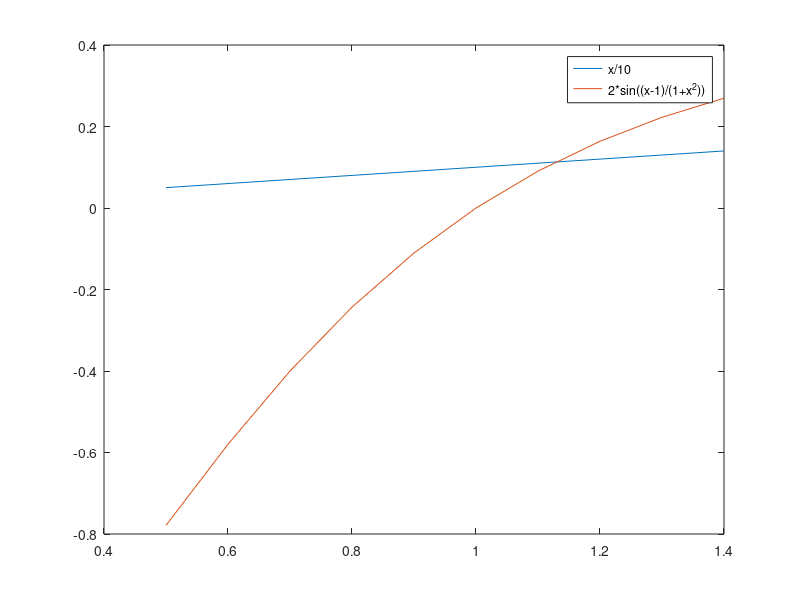
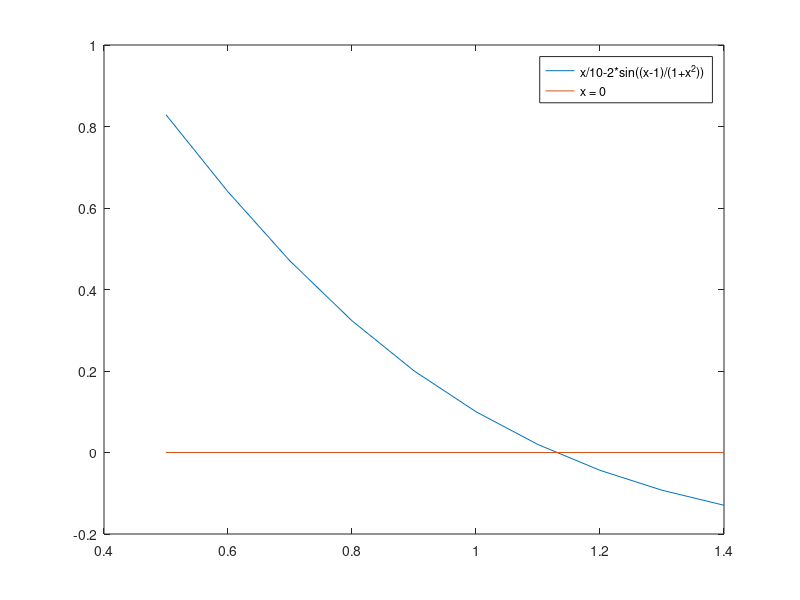

These charts were generated, in order, by the following MATLAB code:
%% Viikko 11 tehtävät
% * Harjoitus 2 perustehtävät
% * Arno Törö
% 

%% Tehtävä 1
clc;clear;close all
% funktion ja sen derivaatan määritys
f = @(x) 5.*exp(-0.1.*x);
df = @(x) -0.5.*exp(-0.1.*x);

x = -4:0.1:4;
% funktion piirtäminen
plot(x, f(x)); axis equal

a = 2; % valittiin a:n arvoksi 2
h = 0.01;
% numeerinen derivaatta kolmella eri tyylillä
% eteenpäin
eteenF = (f(a+h)-f(a))/h

% taaksepäin
taakseF = (f(a)-f(a-h))/h

% keskeisdifferenssi
keskiF = (f(a+h)-f(a-h))/(2*h)

% tangentin piirto
xx = -1:0.1:5;
tg = @(x) f(a) + df(a)*(x-a); % tangentin yhtälö
hold on
plot(a, f(a),'*',a+h,f(a+h),'*'); % pisteet a ja a+h
plot(xx, tg(xx)) % tangentin piirto

% 3 eri differenssimenetelmällä saadut vastaukset ovat
% järkeviä likiarvoja, sillä kuvaajasta tarkistamalla x:n
% muutosnopeus on samaa luokkaa yhtä yksikköä kohden.

%% Tehtävä 2
clc;clear;close all

f = @(x,y) -x.^2+2.*y.^2; % funktion määrittely
[X,Y] = meshgrid(-4:0.1:4); % alueen alustaminen piirtoa varten
Z = f(X,Y); % lasketaan z-koordinaatit funktiosta

figure(1);
surf(X,Y,Z); shading interp; % pinnan piirto

xlabel('x'); ylabel('y');zlabel('f(x,y)'); % akseleiden nimeäminen

x0 = [2,-3.2]'; % derivaatan piste
h = 0.05;

v = [-1 2]'; % suuntavektori
v0 = v/norm(v); % normeeraus

f1 = @(x) f(x(1),x(2)); % laskentaa varten

fv = (f1(x0)-f1(x0-(h*v0)))/h % derivaatta x0 pisteessä
% vektorin v suuntaan taaksepäin laskettuna

hold on;
view(-69,9)

% vektorin piirto
quiver3(x0(1),x0(2),f1(x0),v0(1),v0(2),fv,LineWidth=2);
legend('Pinta','Vektori'); 
hold off;

% derivaatan arvo kuulostaa järkevältä, sillä piirretty vektori siirtyy oikeaan
% suuntaan ja näyttää laskevan sopivan jyrkästi derivaatan arvoon
% verrattuna
%% Tehtävä 2b
clc;clear
f = @(x,y,z) sin(x*y*z)+log(x*y); % funktion määrittely
 
x0 = [1 1 2]';
h = 0.05;

% osittaiderivaatat likiarvoittain
dfx = (f(x0(1)+h,x0(2),x0(3))-f(x0(1),x0(2),x0(3)))/h
dfy = (f(x0(1),x0(2)+h,x0(3))-f(x0(1),x0(2),x0(3)))/h
dfz = (f(x0(1),x0(2),x0(3)+h)-f(x0(1),x0(2),x0(3)))/h

% derivaatta-lausekkeiden määrittely
tdfx = @(x,y,z) y*z*cos(x*y*z) + 1/x;
tdfy = @(x,y,z) x*z*cos(x*y*z) + 1/y;
tdfz = @(x,y,z) x*y*cos(x*y*z);

% tarkat derivaatat
tarkkaDX = tdfx(x0(1),x0(2),x0(3))
tarkkaDY = tdfy(x0(1),x0(2),x0(3))
tarkkaDZ = tdfz(x0(1),x0(2),x0(3))

% likiarvojen eroavuus tarkoista prosentteina
prosenttiX = ((tarkkaDX-dfx)/tarkkaDX)*100 % tarkka arvo on noin 68% suurempi kuin liki
prosenttiY = ((tarkkaDY-dfy)/tarkkaDY)*100 % tarkka arvo on noin 68% suurempi kuin liki
prosenttiZ = ((tarkkaDZ-dfz)/tarkkaDZ)*100 % tarkka arvo on noin 5% pienempi kuin liki

%% Tehtävä 3
clc;clear;close all

f = @(x) x/10;
g = @(x) 2*sin((x-1)./(1+x.^2));
x = 0.5:0.1:1.4;

% a.) kohta
figure(1);
plot(x,f(x));
hold on
plot(x,g(x));
legend('x/10','2*sin((x-1)/(1+x^2))');
% kuvaajasta katsomalla saadaan yhdeksi ratkaisuksi noin x = 1.13

% b.) kohta
f0 = @(x) x/10-2*sin((x-1)./(1+x.^2)); % f(x)=0 funktion määrittely
figure(2);
plot(x,f0(x));
hold on
plot(x, zeros(size(x))); % piirretty x-akseli
legend('x/10-2*sin((x-1)/(1+x^2))','x = 0');
% myös tässä tapauksessa kuvaajaa katsoessa 
% yhdeksi yhtälön ratkaisuksi asettuu noin x = 1.13

